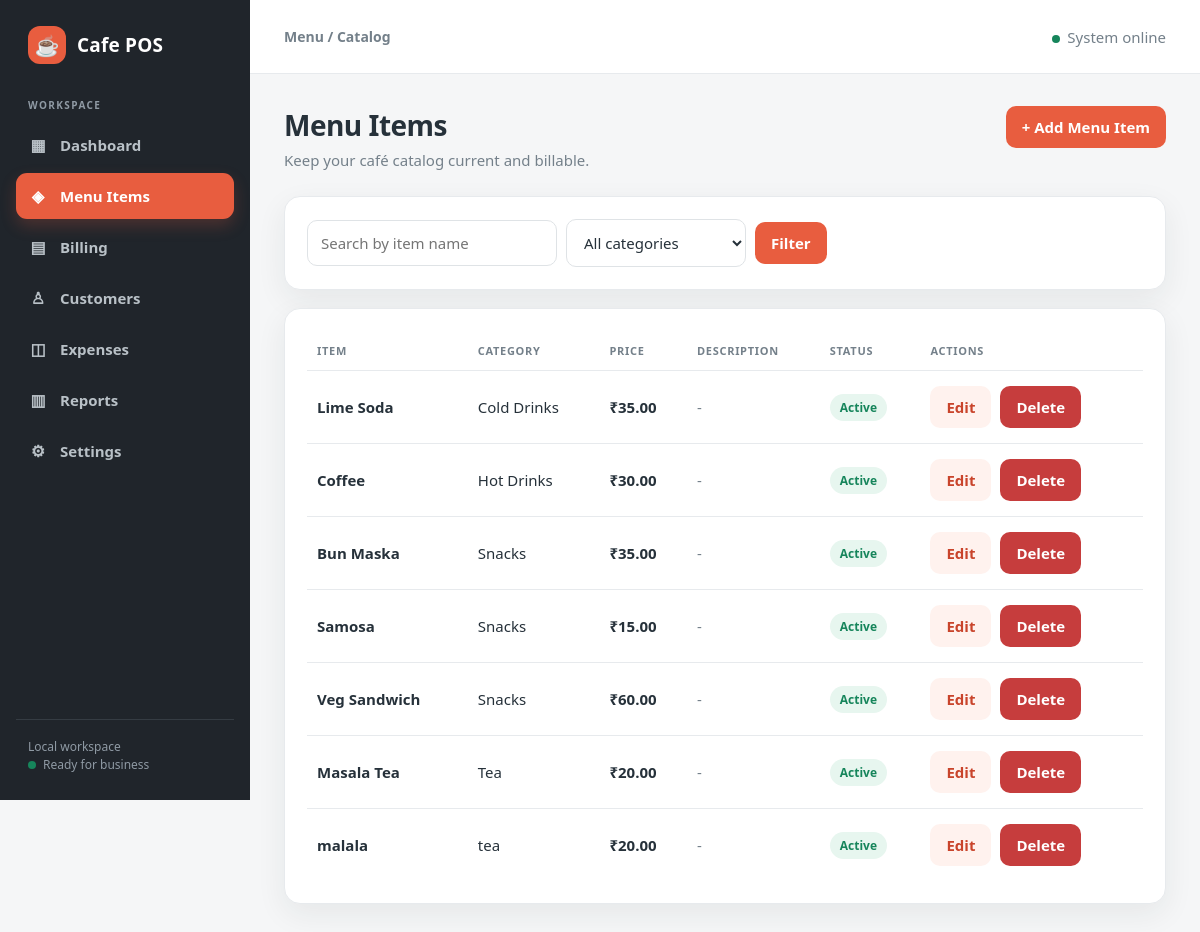
Screenshot of /menu-items/ with the database file from the repository.
### pos/models.py (models this page shows, shortened)
class Product(models.Model):
    name = models.CharField(max_length=120)
    category = models.CharField(max_length=80, blank=True)
    shortcut_key = models.CharField(max_length=12, blank=True, default="")
    price = models.DecimalField(max_digits=10, decimal_places=2)
    description = models.TextField(blank=True)
    image = models.FileField(upload_to="menu_items/", blank=True, null=True)
    cost_price = models.DecimalField(max_digits=10, decimal_places=2, default=0)
    stock = models.DecimalField(max_digits=10, decimal_places=2, default=0)
    is_active = models.BooleanField(default=True)
    class Meta:
        ordering = ["category", "name"]
        constraints = [
            models.UniqueConstraint(
                Lower("shortcut_key"),
                condition=~models.Q(shortcut_key="") & models.Q(is_active=True),
                name="unique_active_product_shortcut_key",
            ),
        ]

### pos/views.py (the view)
# urls.py: path("menu-items/", views.menu_items, name="menu_items"),
def menu_items(request):
    query = request.GET.get("q", "").strip()
    category = request.GET.get("category", "").strip()
    items = Product.objects.all()
    if query:
        items = items.filter(name__icontains=query)
    if category:
        items = items.filter(category=category)
    categories = Product.objects.exclude(category="").values_list(
        "category", flat=True
    ).distinct().order_by("category")
    return render(request, "pos/menu_items.html", {
        "items": items,
        "categories": categories,
        "query": query,
        "selected_category": category,
    })

### templates/pos/menu_items.html (shortened to what this page needs)
{% extends "base.html" %}
{% block eyebrow %}Menu / Catalog{% endblock %}
{% block content %}
<div class="page-head"><div><h1>Menu Items</h1><p>Keep your café catalog current and billable.</p></div><a class="btn btn-primary" href="{% url 'menu_item_create' %}">+ Add Menu Item</a></div>
<div class="card"><form method="get" class="actions"><input type="search" name="q" value="{{ query }}" placeholder="Search by item name" aria-label="Search menu items"><select name="category" aria-label="Filter by category"><option value="">All categories</option></select><button type="submit" class="btn-primary">Filter</button></form></div>
<div class="card"><div class="table-wrap"><table class="data-table"><thead><tr><th>Item</th><th>Category</th><th>Price</th><th>Description</th><th>Status</th><th>Actions</th></tr></thead><tbody>
{% for item in items %}<tr><td>{% if item.image %}<img src="{{ item.image.url }}" alt="{{ item.name }}" style="width:42px;height:42px;object-fit:cover;border-radius:10px;vertical-align:middle;margin-right:8px">{% endif %}<b>{{ item.name }}</b></td><td>{{ item.category }}</td><td><b>₹{{ item.price|floatformat:2 }}</b></td><td class="muted">{{ item.description|default:"-"|truncatechars:60 }}</td><td>{% if item.is_active %}<span class="pill pill-success">Active</span>{% else %}<span class="pill pill-muted">Inactive</span>{% endif %}</td><td><div class="actions"><a class="btn btn-soft" href="{% url 'menu_item_edit' item.id %}">Edit</a><form method="post" action="{% url 'menu_item_delete' item.id %}" onsubmit="return confirm('Delete this menu item?');">{% csrf_token %}<button type="submit" class="btn-danger">Delete</button></form></div></td></tr>{% empty %}<tr><td colspan="6" class="muted" style="text-align:center;padding:30px">No menu items found.</td></tr>{% endfor %}
</tbody></table></div></div>
{% endblock %}

### templates/base.html (style rules this page uses)
:root { --coral:#e85d3f;--coral-dark:#c9442b;--charcoal:#20252b;--ink:#26313a;--muted:#74808a;--surface:#fff;--bg:#f5f6f7;--line:#e7eaed;--success:#16855b;--danger:#c63d3d;--shadow:0 10px 30px rgba(32,37,43,.07);--radius:16px }
* { box-sizing:border-box }
html { background:var(--bg) }
body { margin:0;font-family:"DM Sans","Segoe UI",sans-serif;background:var(--bg);color:var(--ink);font-size:15px }
a { color:inherit;text-decoration:none }
.page-head { display:flex;justify-content:space-between;align-items:flex-start;gap:18px;margin-bottom:26px }
.page-head h1 { font-size:28px;margin:0 0 6px;letter-spacing:-.5px }
.page-head p { margin:0;color:var(--muted) }
.card { background:var(--surface);border:1px solid var(--line);border-radius:var(--radius);padding:22px;box-shadow:var(--shadow);margin-bottom:18px }
.btn,button { border:0;border-radius:10px;padding:11px 16px;cursor:pointer;background:var(--charcoal);color:#fff;font:inherit;font-weight:700;display:inline-flex;align-items:center;justify-content:center;gap:8px;transition:.18s ease }
.btn-primary { background:var(--coral) }
.btn-soft { background:#fff2ee;color:var(--coral-dark) }
.btn-danger,.danger { background:var(--danger) }
.actions { display:flex;gap:9px;flex-wrap:wrap;align-items:center }
.muted { color:var(--muted) }
.pill { display:inline-flex;align-items:center;border-radius:99px;padding:5px 10px;font-size:12px;font-weight:800 }
.pill-success { background:#e7f6ef;color:var(--success) }
input,select,textarea { width:100%;padding:12px 13px;border:1px solid #dfe3e6;border-radius:10px;background:#fff;color:var(--ink);font:inherit;outline:none }
.actions input,.actions select { width:auto;min-width:180px }
.table-wrap { overflow-x:auto }
.data-table { width:100%;border-collapse:collapse;min-width:720px }
.data-table th { padding:12px 10px;text-align:left;color:var(--muted);font-size:11px;text-transform:uppercase;letter-spacing:.7px;border-bottom:1px solid var(--line) }
.data-table td { padding:15px 10px;border-bottom:1px solid var(--line);vertical-align:middle }
.data-table tr:last-child td { border-bottom:0 }

### rows the page displays
Product: name "Lime Soda", category "Cold Drinks", price "35.00", description "-", is_active "Active"
Product: name "Coffee", category "Hot Drinks", price "30.00", description "-", is_active "Active"
Product: name "Bun Maska", category "Snacks", price "35.00", description "-", is_active "Active"
Product: name "Samosa", category "Snacks", price "15.00", description "-", is_active "Active"
Product: name "Veg Sandwich", category "Snacks", price "60.00", description "-", is_active "Active"
Product: name "Masala Tea", category "Tea", price "20.00", description "-", is_active "Active"
Product: name "malala", category "tea", price "20.00", description "-", is_active "Active"
